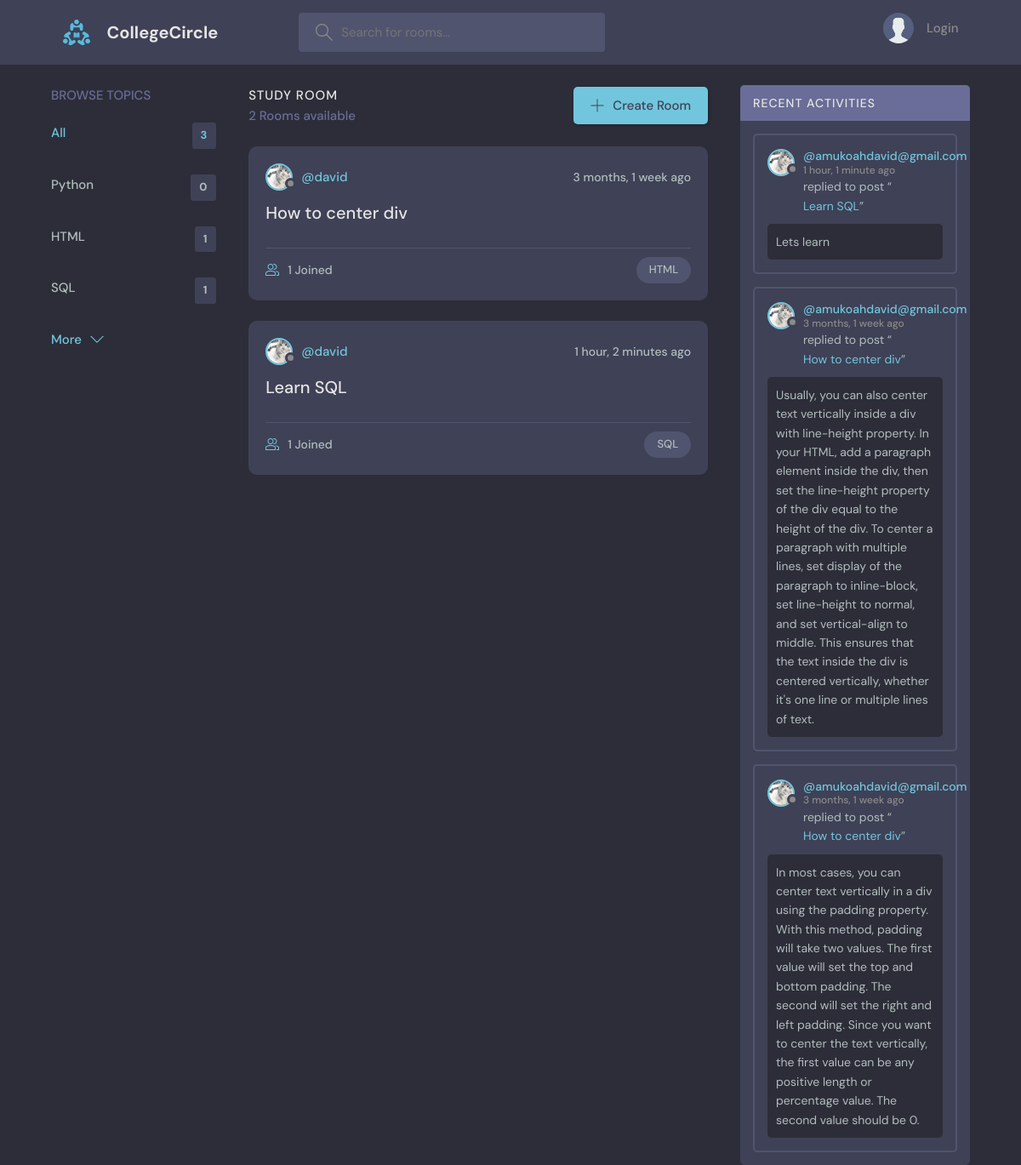
The page / on the database its author committed.
### base/models.py (models this page shows, shortened)
class Topic(models.Model):
    name = models.CharField(max_length=200)

class Room(models.Model):
    host = models.ForeignKey(User, on_delete=models.SET_NULL, null=True)
    topic = models.ForeignKey(Topic, on_delete=models.SET_NULL, null=True)
    name = models.CharField(max_length=200)
    description = models.TextField(null=True, blank=True)
    participants = models.ManyToManyField(User, related_name='participants', blank=True)
    updated = models.DateTimeField(auto_now=True)
    created = models.DateTimeField(auto_now_add=True)
    class Meta:
        ordering = ['-updated', '-created']
    def __str__(self):
        return self.name

class User(AbstractUser):
    name = models.CharField(max_length=200, null=True)
    email = models.EmailField(unique=True, null=True)
    bio = models.TextField(null=True)
    avatar = models.ImageField(null=True, default="avatar.svg")
    USERNAME_FIELD = 'email'
    REQUIRED_FIELDS = []

class Message(models.Model):
    user = models.ForeignKey(User, on_delete=models.CASCADE)
    room = models.ForeignKey(Room, on_delete=models.CASCADE)
    body = models.TextField()
    updated = models.DateTimeField(auto_now=True)
    created = models.DateTimeField(auto_now_add=True)
    class Meta:
        ordering = ['-updated', '-created']

### base/views.py (the view)
# urls.py: path('', views.home, name="home"),
def home(request):
    q = request.GET.get('q') if request.GET.get('q') != None else ''
    rooms = Room.objects.filter(
    Q(topic__name__icontains=q) &
    Q(name__icontains=q) |
    Q(description__icontains=q)
    )
    topics = Topic.objects.all()[0:5]
    room_count = rooms.count()
    room_messages = Message.objects.filter(Q(room__topic__name__icontains=q))
    context = {'rooms': rooms, 'topics': topics, 'room_count': room_count, 'room_messages': room_messages}
    return render(request, 'base/home.html', context)

### base/templates/base/home.html (shortened to what this page needs)
{% extends 'main.html' %}
{% block content %}
    <main class="layout layout--3">
      <div class="container">
        {% include 'base/topics_component.html' %}
        <div class="roomList">
          <div class="roomList__header">
            <div>
              <h2>Study Room</h2>
              <p>{{room_count}} Rooms available</p>
            </div>
            <a class="btn btn--main" href="{% url 'create-room' %}">
              <svg version="1.1" xmlns="http://www.w3.org/2000/svg" width="32" height="32" viewBox="0 0 32 32">
                <title>add</title>
                <path
                  d="M16.943 0.943h-1.885v14.115h-14.115v1.885h14.115v14.115h1.885v-14.115h14.115v-1.885h-14.115v-14.115z"
                ></path>
              </svg>
              Create Room
            </a>
          </div>
            {% include 'base/feed_component.html' %}
        </div>
        {% include 'base/activity_component.html' %}
      </div>
    </main>
{% endblock content %}

### base/templates/base/topics_component.html
        <div class="topics">
          <div class="topics__header">
            <h2>Browse Topics</h2>
          </div>
          <ul class="topics__list">
            <li>
              <a href="{% url 'home' %}" class="active">All <span>{{topics.count}}</span></a>
            </li>
            {% for topic in topics %}
            <li>
              <a href="{% url 'home' %}?q={{topic.name}}">{{topic.name}}<span>{{topic.room_set.all.count}}</span></a>
            </li>
            {% endfor %}
          </ul>
          <a class="btn btn--link" href="{% url 'topics' %}">
            More
            <svg version="1.1" xmlns="http://www.w3.org/2000/svg" width="32" height="32" viewBox="0 0 32 32">
              <title>chevron-down</title>
              <path d="M16 21l-13-13h-3l16 16 16-16h-3l-13 13z"></path>
            </svg>
          </a>
        </div>

### base/templates/base/feed_component.html (shortened to what this page needs)
    {% for room in rooms %}
<div class="roomListRoom">
  <div class="roomListRoom__header">
    <a href="{% url 'user-profile' room.host.id %}" class="roomListRoom__author">
      <div class="avatar avatar--small">
        <img src="{{room.host.avatar.url}}" />
      </div>
      <span>@{{room.host.username}}</span>
    </a>
    <div class="roomListRoom__actions">
      <span>{{room.created|timesince}} ago</span>
    </div>
  </div>
  <div class="roomListRoom__content">
    <a href="{% url 'room' room.id %}">{{room.name}}</a>
  </div>
  <div class="roomListRoom__meta">
    <a href="{% url 'room' room.id %}" class="roomListRoom__joined">
      {{room.participants.all.count}} Joined
    </a>
    <p class="roomListRoom__topic">{{room.topic.name}}</p>
  </div>
</div>
    {% endfor %}

### base/templates/base/activity_component.html (shortened to what this page needs)
<div class="activities">
  <div class="activities__header">
    <h2>Recent Activities</h2>
  </div>
  {% for message in room_messages %}
  <div class="activities__box">
    <div class="activities__boxHeader roomListRoom__header">
      <a href="{% url 'user-profile' message.user.id %}" class="roomListRoom__author">
        <div class="avatar avatar--small">
          <img src="{{message.user.avatar.url}}" />
        </div>
        <p>
          @{{message.user}}
          <span>{{message.created|timesince}} ago</span>
        </p>
      </a>
    </div>
    <div class="activities__boxContent">
      <p>replied to post “<a href="{% url 'room' message.room.id %}">{{message.room}}</a>”</p>
      <div class="activities__boxRoomContent">
        {{message.body}}
      </div>
    </div>
  </div>
  {% endfor %}
</div>

### rows shown on the page
Topic: name "Python", room_set.all.count "0"
Topic: name "HTML", room_set.all.count "1"
Topic: name "SQL", room_set.all.count "1"
Room: host.avatar (picture), host.username "david", created "3 months, 1 week", name "How to center div", participants.all.count "1", topic.name "HTML"
Room: host.avatar (picture), host.username "david", created "1 hour, 2 minutes", name "Learn SQL", participants.all.count "1", topic.name "SQL"
Message: user.avatar (picture), user "amukoahdavid@gmail.com", created "1 hour, 1 minute", room "Learn SQL", body "Lets learn"
Message: user.avatar (picture), user "amukoahdavid@gmail.com", created "3 months, 1 week", room "How to center div", body "Usually, you can also center text vertically inside a div with line-height property. In your HTML, add a paragraph element inside the div, then set the line-height property of the div equal to the height of the div. To center a paragraph with multiple lines, set display of the paragraph to inline-block, set line-height to normal, and set vertical-align to middle. This ensures that the text inside the div is centered vertically, whether it's one line or multiple lines of text."
Message: user.avatar (picture), user "amukoahdavid@gmail.com", created "3 months, 1 week", room "How to center div", body "In most cases, you can center text vertically in a div using the padding property. With this method, padding will take two values. The first value will set the top and bottom padding. The second will set the right and left padding. Since you want to center the text vertically, the first value can be any positive length or percentage value. The second value should be 0."

### other values the page prints
{{ topics.count }} "3"
{{ room_count }} "2"
